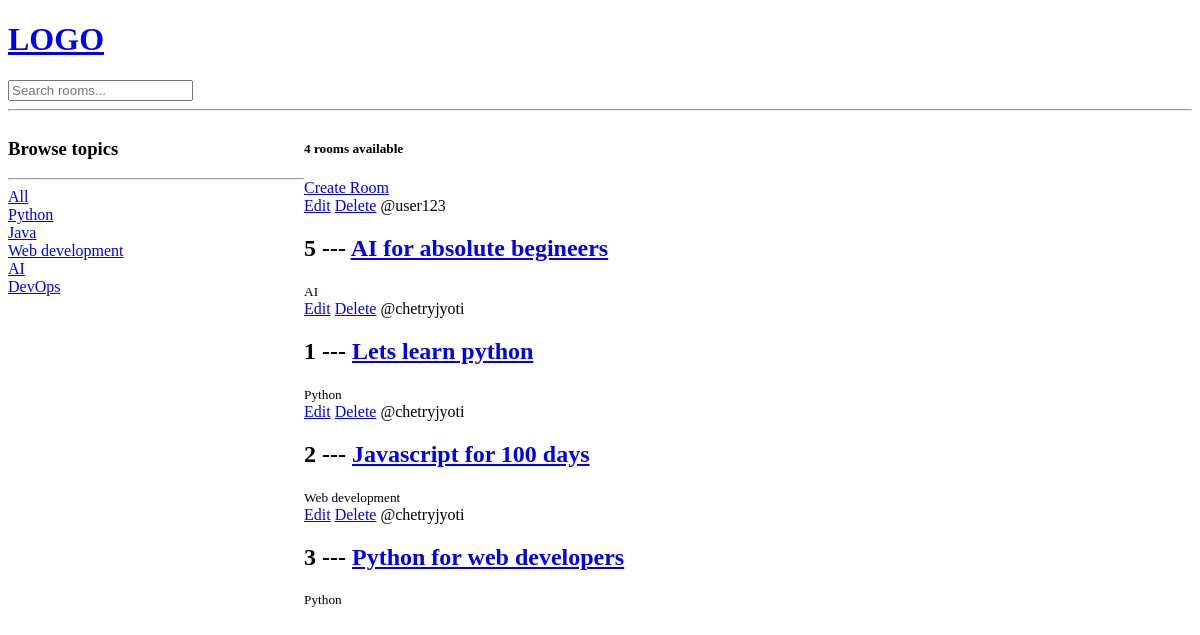
Before: / with the older database file.
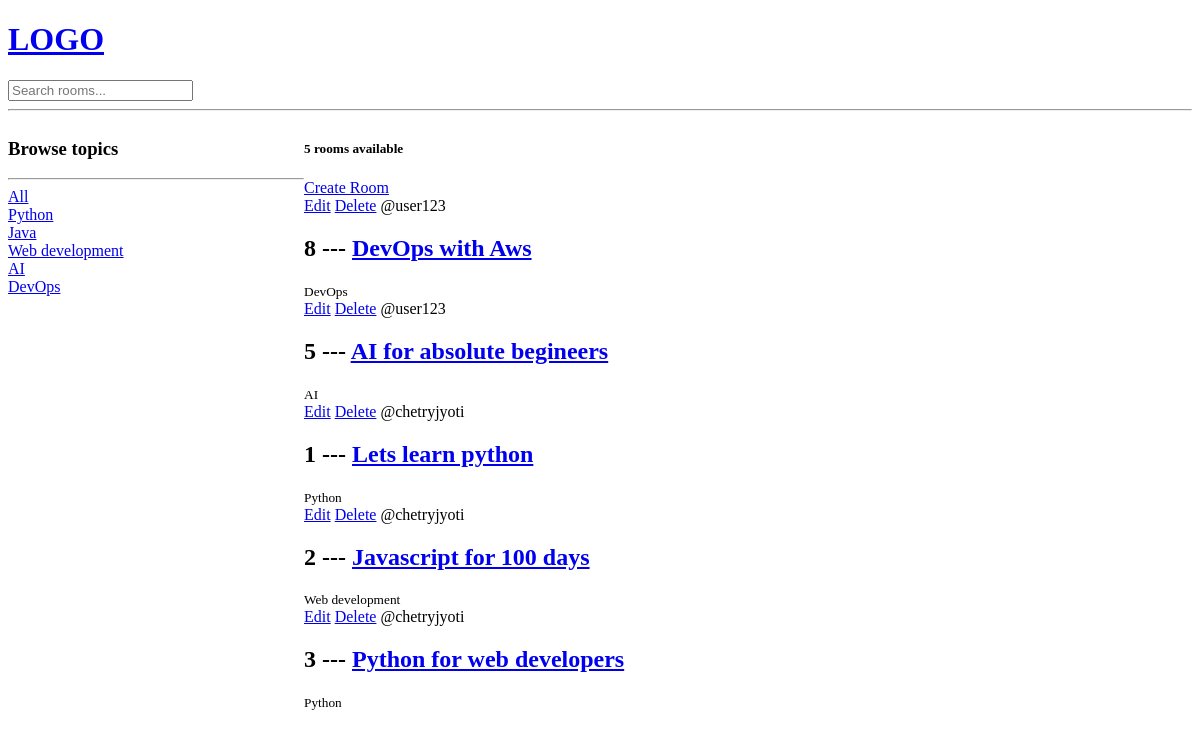
After: the same page with the newer database file.
### base/models.py (models this page shows, shortened)
class Topic(models.Model):
    name = models.CharField(max_length=200)

class Room(models.Model):
    host =models.ForeignKey(User,on_delete=models.SET_NULL,null=True)
    topic =models.ForeignKey(Topic,on_delete=models.SET_NULL,null=True)
    name=models.CharField(max_length=200)
    description=models.TextField(null=True,blank=True)
    updated = models.DateTimeField(auto_now=True)
    created = models.DateTimeField(auto_now_add=True)
    class Meta:
        ordering = ['-updated','-created']

### base/views.py (the view)
# urls.py: path('',views.home,name='home'),
def home(request):
    q = request.GET.get('q') if request.GET.get('q') != None else ""
    rooms = Room.objects.filter(Q(topic__name__icontains = q)|
                                Q(name__icontains = q ) |
                                Q(description__icontains=q) |
                                Q(host__username__contains=q)
                                )
    topics = Topic.objects.all()
    room_count = rooms.count()
    context = {'rooms':rooms,'topics':topics,'room_count':room_count}
    return render(request,'base/home.html',context)

### base/templates/base/home.html (shortened to what this page needs)
{% extends 'main.html' %} {% block content %}
<div class="home-container">
  <div>
    <h3>Browse topics</h3>
    <hr />
    <div><a href="{% url 'home' %}">All</a></div>
    {% for topic in topics %}
    <div><a href="{% url 'home' %}?q={{topic.name}}">{{topic.name}}</a></div>
    {% endfor %}
  </div>
  <div>
    <h5>{{room_count}} rooms available</h5>
    <a href="{% url 'create-room' %}">Create Room</a>
    <div>
      {% for room in rooms %}
      <div>
        <a href="{% url 'update-room' room.id %}">Edit</a>
        <a href="{% url 'delete-room' room.id %}">Delete</a>
        <span>@{{room.host.username}}</span>
        <h2>
          {{room.id}} --- <a href="{% url 'room' room.id %}">{{room.name}}</a>
        </h2>
        <small>{{room.topic.name}}</small>
      </div>
      {% endfor %}
    </div>
  </div>
</div>
{% endblock content %}

### templates/main.html (shortened to what this page needs)
<!DOCTYPE html>
<html lang="en">
  <head>
  </head>
  <body>
    {% include 'navbar.html' %}
    {% block content %}
    {% endblock content %}
  </body>
</html>

### templates/navbar.html
<a href="/">
  <h1>LOGO</h1>
</a>
<form method="GET" action="{% url 'home' %}">
  <input type="text" name="q" placeholder="Search rooms..." />
</form>
<hr />

### base/templates/base/home.html (style rules this page uses)
.home-container { display: grid; grid-template-columns: 1fr 3fr; }

Changed rows visible on the page:
added Room: host.username "user123", id "8", name "DevOps with Aws", topic.name "DevOps"
Other visible differences:
{{ room_count }}: "4" → "5"
